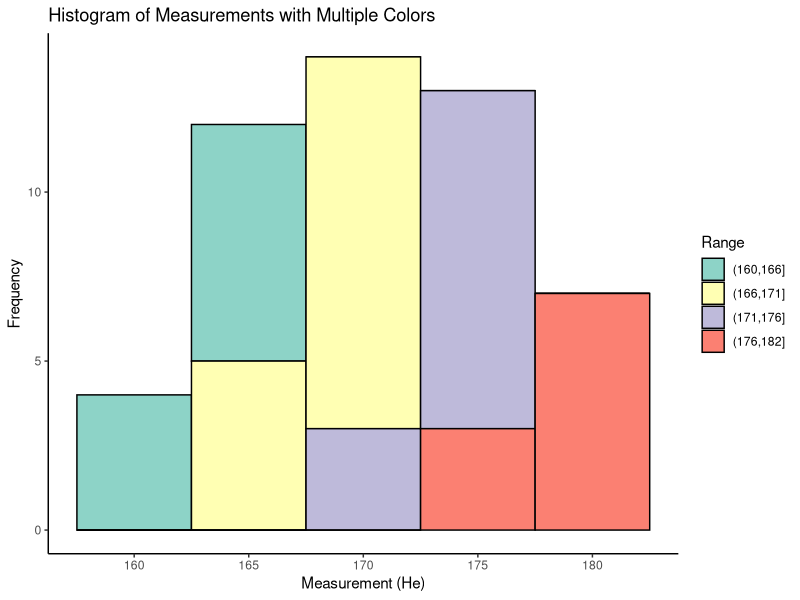

The R source for this figure:

library(ggplot2)


data <- read.csv("his.csv")
#-------------------------------Process -1: For One color:-------------------------

#1. bindwidth means difference of one point to another point
#fill="color name"
# ggplot(data, aes(x = He)) +
#   geom_histogram(binwidth = 5, fill = "blue", color = "black") +
#   labs(title = "Histogram of Measurements", x = "Measurement (He)", y = "Frequency") +
#   theme_minimal()

#-------------------------------------------------------------------------------------



#----------------process-2: For Dynamic color with more details:---------------------

#breaks=number of color

p<- ggplot(data, aes(x = He, fill = cut(He, breaks = 4))) +
  geom_histogram(binwidth = 5, color = "black") +
  scale_fill_brewer(palette = "Set3") +
  labs(title = "Histogram of Measurements with Multiple Colors", 
       x = "Measurement (He)", 
       y = "Frequency", 
       fill = "Range") +
  theme_classic()
ggsave(
  "Histrogram.png",
  plot = p, 
  height = 900,
  width =900,
  units="px"
)
  
